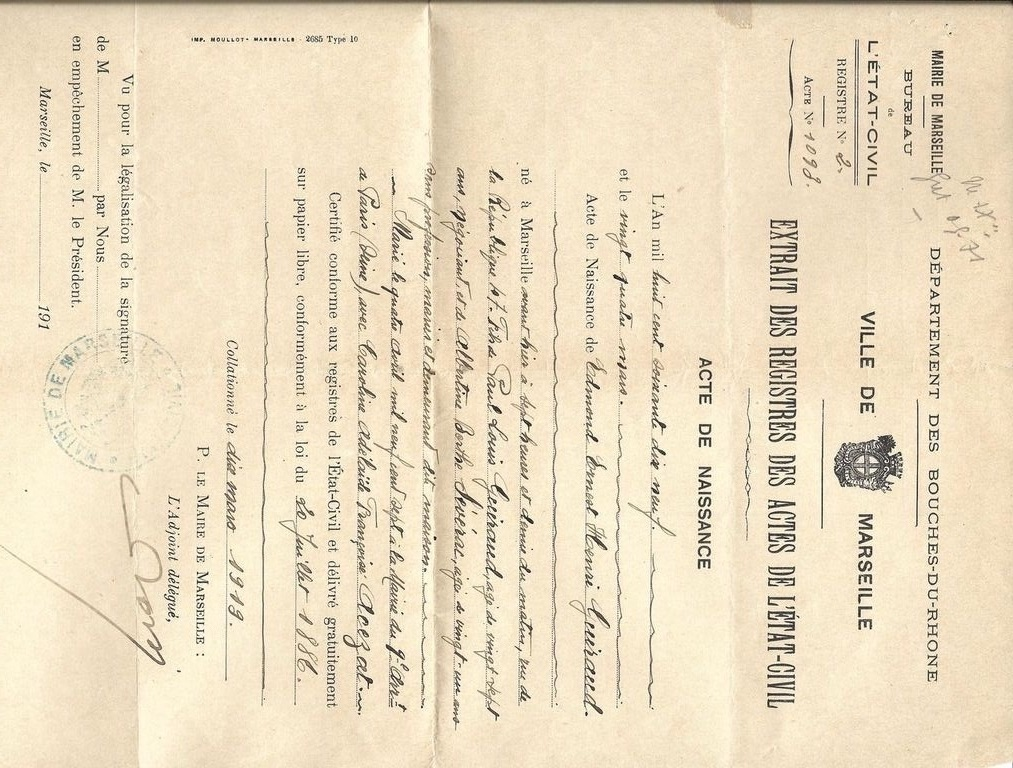
#> input picture data/Extrait_acte_de_naissance_et_premier_mariage_Edmond_Guiraud.jpg, 1013 x 768 px
$ python -i orientation.py   (imports and definitions only)
#> lines starting #> are read from the running program, lines starting #| are printed output that depends on the picture
from skimage.transform import hough_line, hough_line_peaks, rotate
from skimage.filters import sobel
from scipy.stats import mode
import numpy as np

def findEdges(bina_image):
  image_edges = sobel(bina_image)
  return image_edges


def findTiltAngle(image_edges):
    h, theta, d = hough_line(image_edges)
    accum, angles, dists = hough_line_peaks(h, theta, d)

    # Ensure that angles is an array-like object
    angles = np.array(angles)

    # Calculate the mode of angles
    mode_angles = mode(angles)
    # Check if mode_angles contains a mode value
    if mode_angles.mode is not None:
        angle = np.rad2deg(mode_angles.mode)
    else:
        # Handle the case when mode_angles doesn't contain a mode
        angle = 0.0  # You can choose a default value

    if angle < 0:
        angle += 45
    else:
        angle -= 45

    return angle

def level(img):
    edges = findEdges(img)
    angle = findTiltAngle(edges)

    img = rotate(img, angle)

    return img


>>> import cv2
>>> picture = cv2.imread('data/Extrait_acte_de_naissance_et_premier_mariage_Edmond_Guiraud.jpg', cv2.IMREAD_GRAYSCALE)
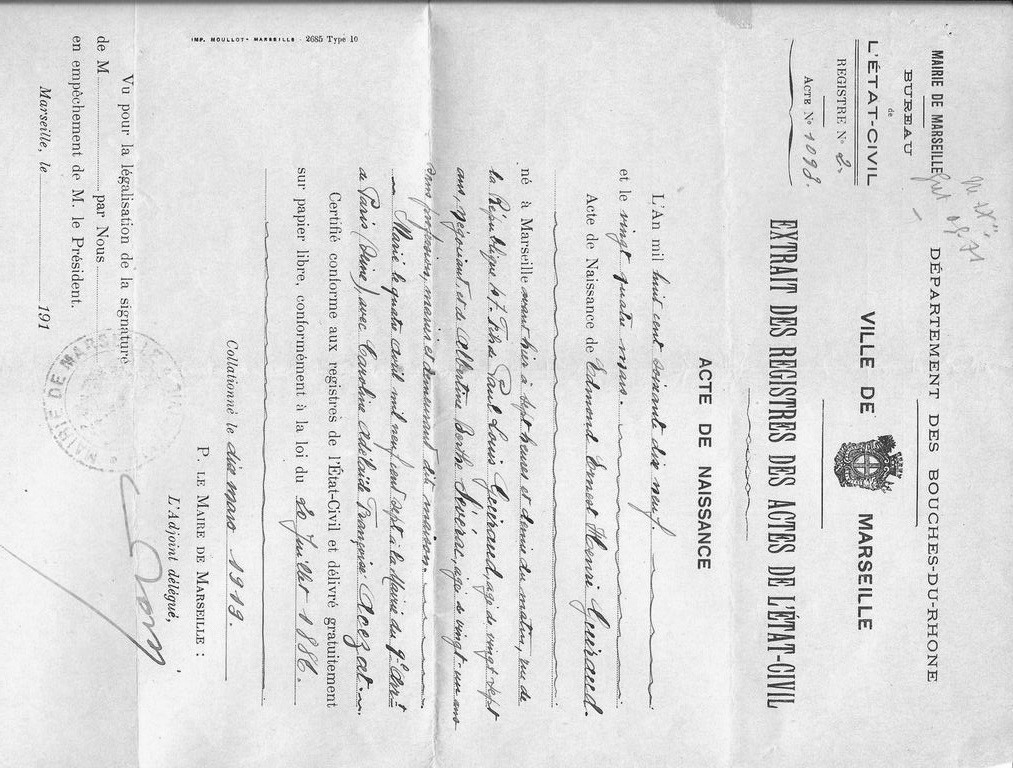
#> picture: shape (768, 1013); min 4, max 255, mean 221.7
>>> result = level(picture)
#> in findEdges, `image_edges = sobel(bina_image)`:
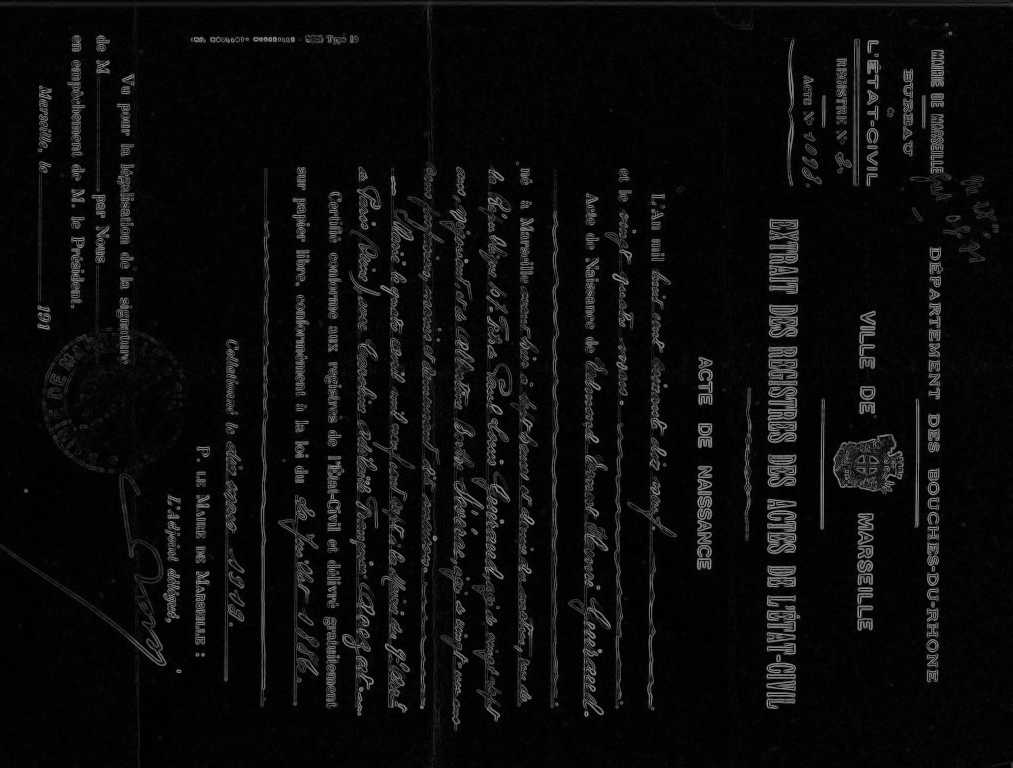
#> image_edges: shape (768, 1013) float64; min 0, max 0.628, mean 0.0476
#> in findTiltAngle, `h, theta, d = hough_line(image_edges)`:
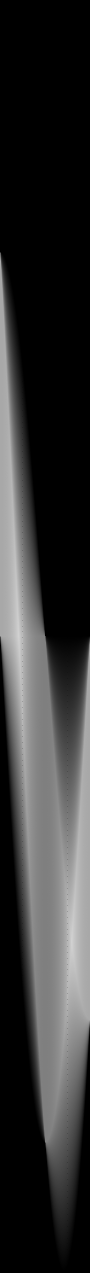
#> h: shape (2545, 180) uint64 (shown at 1/2 size); min 0, max 1536, mean 305.6; drawn with min black and max white
#> in findTiltAngle, `h, theta, d = hough_line(image_edges)`: theta = 180 values from -1.57 to 1.55; d = 2545 values from -1272 to 1272
#> in findTiltAngle, `accum, angles, dists = hough_line_peaks(h, theta, d)`: accum = 130 values, max 1536 at index 0, min 774 at index 126, mean 1104; angles = 130 values, max 1.55 at index 86, min -1.57 at index 88, mean -0.111; dists = 130 values, max 923 at index 126, min -762 at index 88, mean 188.5
#> in findTiltAngle, `mode_angles = mode(angles)`: mode_angles = (-0.785, 16)
#> in level, `angle = findTiltAngle(edges)`: angle = 0
